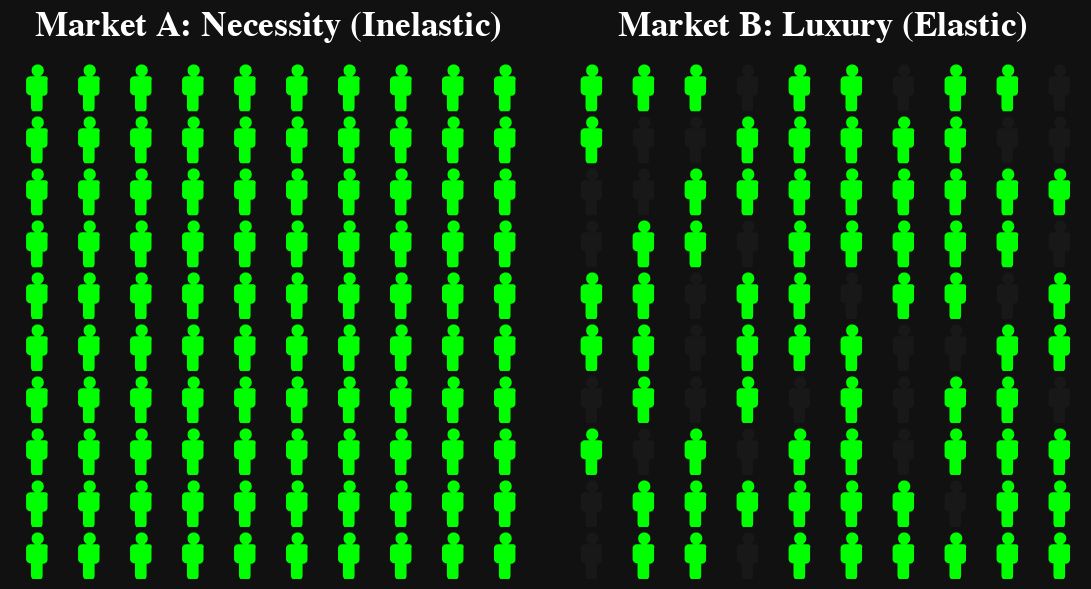

The notebook cell saved with this chart:
### Code cell
import altair as alt
import pandas as pd
import numpy as np

# --- 1. The Geometry (The "Ghost" capable icon) ---
person_icon = (
    "M1.7 -1.7h-0.8c0.3 -0.2 0.6 -0.5 0.6 -0.9c0 -0.6 "
    "-0.4 -1 -1 -1c-0.6 0 -1 0.4 -1 1c0 0.4 0.2 0.7 0.6 "
    "0.9h-0.8c-0.4 0 -0.7 0.3 -0.7 0.6v1.9c0 0.3 0.3 0.6 "
    "0.6 0.6h0.2c0 0 0 0.1 0 0.1v1.9c0 0.3 0.2 0.6 0.3 "
    "0.6h1.3c0.2 0 0.3 -0.3 0.3 -0.6v-1.8c0 0 0 -0.1 0 "
    "-0.1h0.2c0.3 0 0.6 -0.3 0.6 -0.6v-2c0.2 -0.3 -0.1 "
    "-0.6 -0.4 -0.6z"
)

# --- 2. Data Simulation ---
np.random.seed(42)
N = 100

# Market A: Necessity (Inelastic)
df_inelastic = pd.DataFrame({'id': range(N)})
df_inelastic['market'] = 'Market A: Necessity (Inelastic)'
df_inelastic['wtp'] = np.random.normal(loc=80, scale=10, size=N).astype(int)

# Market B: Luxury (Elastic)
df_elastic = pd.DataFrame({'id': range(N)})
df_elastic['market'] = 'Market B: Luxury (Elastic)'
df_elastic['wtp'] = np.random.normal(loc=40, scale=15, size=N).astype(int)

data = pd.concat([df_inelastic, df_elastic])
data['col'] = data.groupby('market').cumcount() % 10
data['row'] = data.groupby('market').cumcount() // 10

# --- 3. The Interactive Logic (FIXED) ---
# We give the param a specific internal 'name' ("price_cutoff")
# This allows us to refer to it in the condition string below.
price_slider = alt.param(
    value=30,
    bind=alt.binding_range(min=0, max=100, step=5, name='Current Price ($) '),
    name='price_cutoff' 
)

# --- 4. The Visualization ---
base = alt.Chart(data).encode(
    x=alt.X('col:O', axis=None),
    y=alt.Y('row:O', axis=None, sort='descending')
).properties(
    width=300,
    height=300
)

chart = base.mark_point(
    filled=True,
    size=50
).encode(
    shape=alt.ShapeValue(person_icon),
    
    # Use the parameter name 'price_cutoff' directly in the string
    color=alt.condition(
        "datum.wtp >= price_cutoff", 
        alt.Color('market:N', scale=alt.Scale(range=['#00FF00', '#00BFFF']), legend=None),
        alt.value('#333333') # Ghost color
    ),
    
    opacity=alt.condition(
        "datum.wtp >= price_cutoff",
        alt.value(1),
        alt.value(0.2)
    ),
    
    tooltip=['wtp', 'market']
).add_params(
    price_slider
).facet(
    column=alt.Column('market:N', title=None, header=alt.Header(
        labelColor='white', 
        labelFontSize=20, 
        labelFontWeight='bold'
    ))
).resolve_scale(
    color='independent'
)

# --- 5. Cyberpunk Styling ---
chart.configure(
    background='#111111',
    view=dict(strokeWidth=0)
).configure_title(
    color='white'
)

### Figure 1 — Vega-Lite specification as saved in the notebook (floating-point values rounded to 4 significant figures; data arrays with more than 128 entries replaced by an {"elided": "..."} marker saying what was removed)
{"config": {"view": {"continuousWidth": 300, "continuousHeight": 300, "strokeWidth": 0}, "background": "#111111", "title": {"color": "white"}}, "data": {"name": "data-89de06f2e587b215f0a05e16134f1c8b"}, "facet": {"column": {"field": "market", "header": {"labelColor": "white", "labelFontSize": 20, "labelFontWeight": "bold"}, "title": null, "type": "nominal"}}, "spec": {"mark": {"type": "point", "filled": true, "size": 50}, "encoding": {"color": {"condition": {"test": "datum.wtp >= price_cutoff", "field": "market", "legend": null, "scale": {"range": ["#00FF00", "#00BFFF"]}, "type": "nominal"}, "value": "#333333"}, "opacity": {"condition": {"test": "datum.wtp >= price_cutoff", "value": 1}, "value": 0.2}, "shape": {"value": "M1.7 -1.7h-0.8c0.3 -0.2 0.6 -0.5 0.6 -0.9c0 -0.6 -0.4 -1 -1 -1c-0.6 0 -1 0.4 -1 1c0 0.4 0.2 0.7 0.6 0.9h-0.8c-0.4 0 -0.7 0.3 -0.7 0.6v1.9c0 0.3 0.3 0.6 0.6 0.6h0.2c0 0 0 0.1 0 0.1v1.9c0 0.3 0.2 0.6 0.3 0.6h1.3c0.2 0 0.3 -0.3 0.3 -0.6v-1.8c0 0 0 -0.1 0 -0.1h0.2c0.3 0 0.6 -0.3 0.6 -0.6v-2c0.2 -0.3 -0.1 -0.6 -0.4 -0.6z"}, "tooltip": [{"field": "wtp", "type": "quantitative"}, {"field": "market", "type": "nominal"}], "x": {"axis": null, "field": "col", "type": "ordinal"}, "y": {"axis": null, "field": "row", "sort": "descending", "type": "ordinal"}}, "height": 300, "width": 300}, "params": [{"name": "price_cutoff", "bind": {"input": "range", "max": 100, "min": 0, "name": "Current Price ($) ", "step": 5}, "value": 30}], "resolve": {"scale": {"color": "independent"}}, "$schema": "https://vega.github.io/schema/vega-lite/v6.1.0.json", "datasets": {"data-89de06f2e587b215f0a05e16134f1c8b": {"elided": "200 records"}}}
